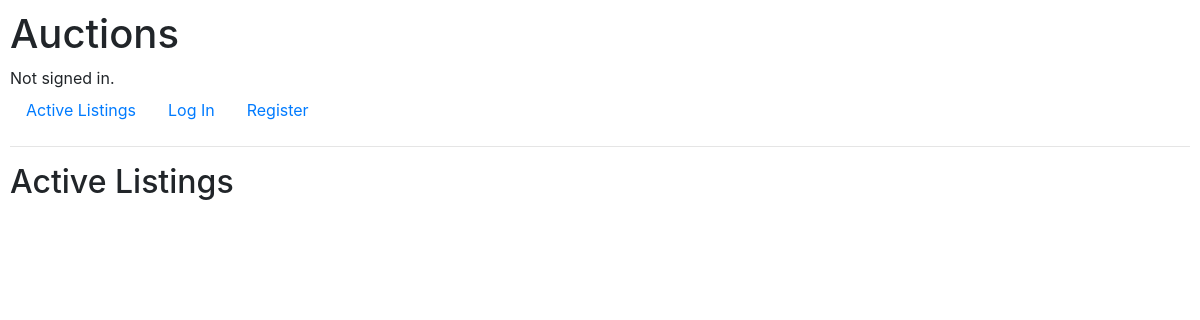
/, run on an earlier commit of the app's database.
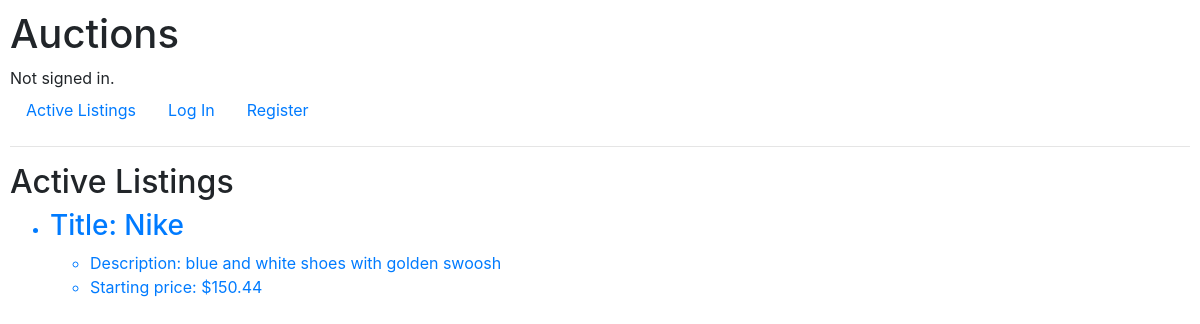
And on a later commit of the database.
### auctions/models.py (models this page shows, shortened)
class Listing(models.Model):
    title = models.CharField(max_length=100)
    description = models.CharField(max_length=1000)
    price = models.DecimalField(max_digits=10, decimal_places=2)

### auctions/views.py (the view)
# urls.py: path("", views.index, name="index"),
def index(request):
    return render(request, "auctions/index.html", {
        "listings": Listing.objects.all()
    })

### auctions/templates/auctions/index.html
{% extends "auctions/layout.html" %}
{% block body %}
    <h2>Active Listings</h2>
    {% if listings %}
        <ul>
            {% for item in listings %}
            <a href="{% url 'listing_page' item.pk %}">
                <div>
                    <li>
                        <h3>Title: {{ item.title }}</h3>
                        <ul>
                            <li>Description: {{ item.description }}</li>
                            <li>Starting price: ${{ item.price }}</li>
                        </ul>
                    </li>
                </div>
            </a>
            {% endfor %}
        </ul>
    {% endif %}
{% endblock %}

What changed in the data, as far as the page shows it:
added Listing: title "Nike", description "blue and white shoes with golden swoosh", price "150.44"
